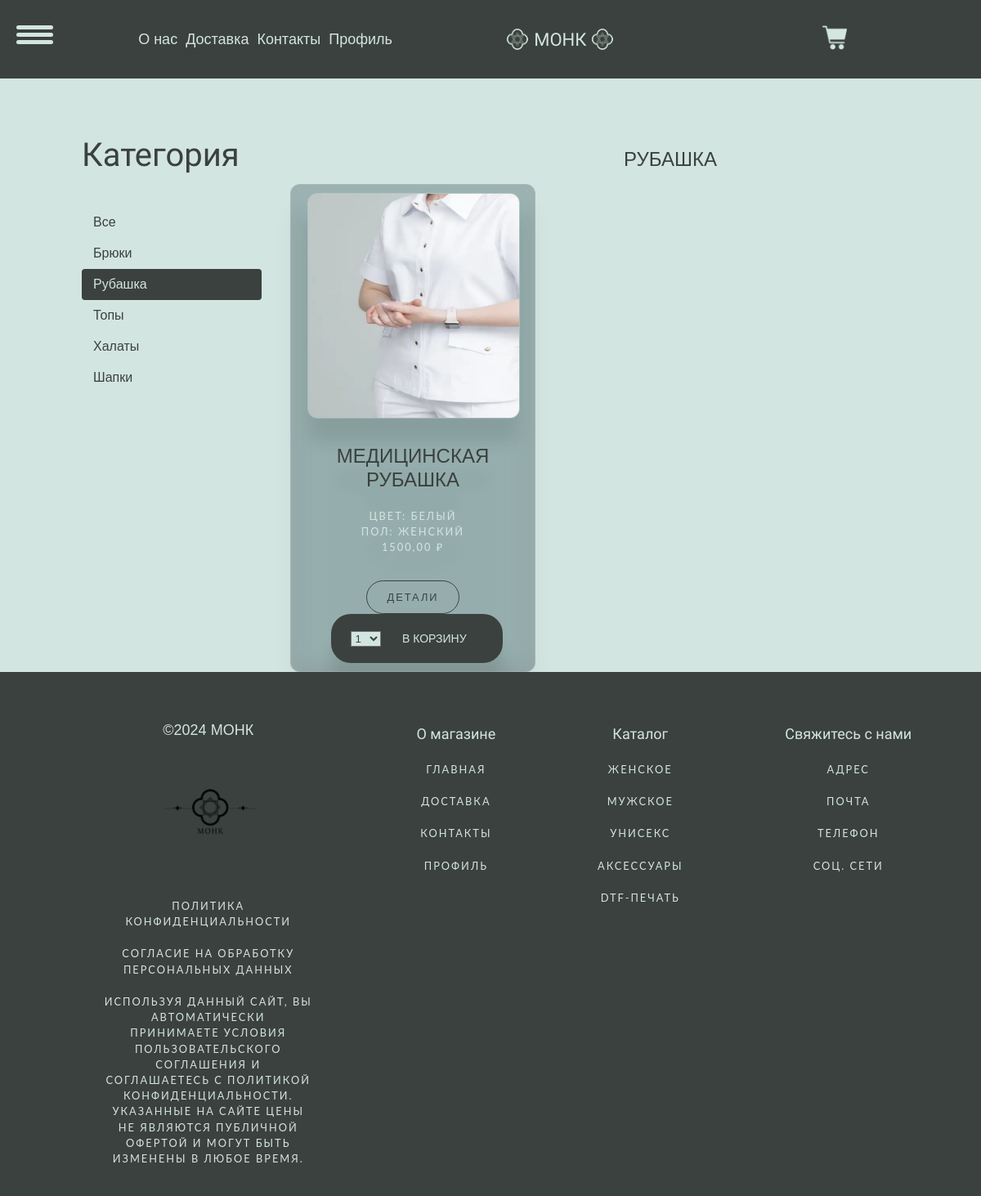
Page /rubashka/ on the earlier database version.
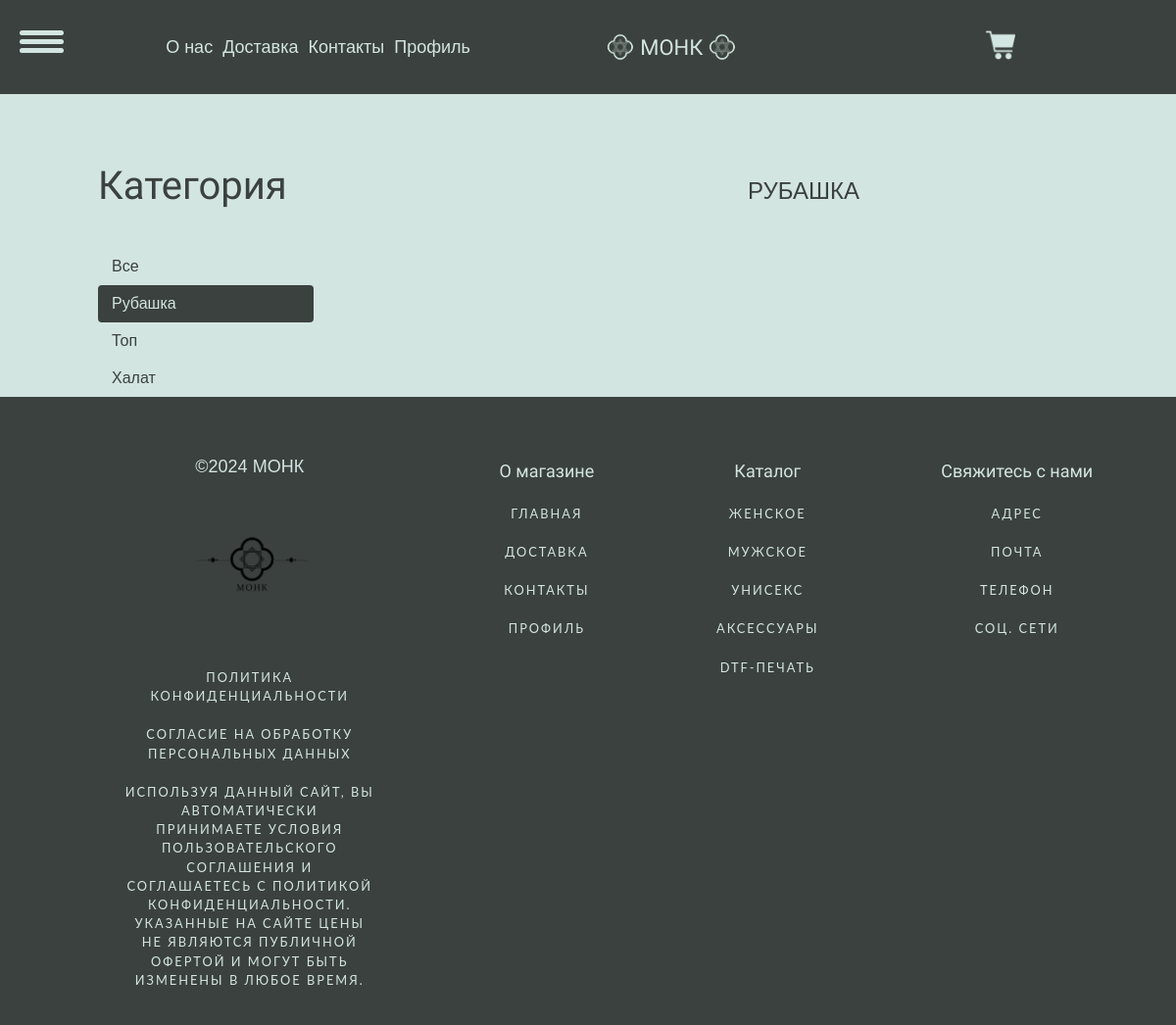
Same page on the later database version.
### myshop/models.py (models this page shows, shortened)
class Category(models.Model):
    name = models.CharField(max_length=100, db_index=True)
    slug = models.SlugField(max_length=100, unique=True)
    class Meta:
        ordering = ('name',)
        verbose_name = 'Категория'
        verbose_name_plural = 'Категории'
    def get_absolute_url(self):
        return reverse('myshop:product_list_by_category', args=[self.slug])

class Product(models.Model):
    category = models.ForeignKey(Category,
                                 related_name='products',
                                 on_delete=models.CASCADE)
    name = models.CharField(max_length=150, db_index=True)
    slug = models.CharField(
           max_length = 10,
           blank=True,
           editable=False,
           unique=True,
           default=create_new_ref_number
      )
    color = models.ForeignKey(Color,
                              related_name='products',
                              on_delete=models.CASCADE)
    gender = models.ForeignKey(Gender,
                               related_name='products',
                               on_delete=models.CASCADE
                               )
    image = models.ImageField(upload_to=f'media/products/%Y/%m/%d', blank=True)
    description = models.TextField(max_length=1000, blank=True)
    price = models.DecimalField(max_digits=10, decimal_places=2)
    available = models.BooleanField(default=True)
    created = models.DateTimeField(auto_now_add=True)
    uploaded = models.DateTimeField(auto_now=True)
    class Meta:
        ordering = ('name',)
        verbose_name = 'Товар'
        verbose_name_plural = 'Товары'
        index_together = (('id', 'slug'),)
    def get_absolute_url(self):
        return reverse('myshop:product_detail', args=[self.id, self.slug])

class Color(models.Model):
    name = models.CharField(max_length=100, db_index=True)
    image = models.ImageField(upload_to=f'media/color', blank=True)
    slug = models.SlugField(max_length=100, unique=True)
    class Meta:
        ordering = ('name',)
        verbose_name = 'Цвет'
        verbose_name_plural = 'Цвета'
    def __str__(self):
        return self.name

class Gender(models.Model):
    name = models.CharField(max_length=100, db_index=True)
    slug = models.SlugField(max_length=100, unique=True)
    class Meta:
        ordering = ('name',)
        verbose_name = 'Пол'
        verbose_name_plural = 'Пол'
    def __str__(self):
        return self.name

### myshop/views.py (the view)
# urls.py: path('', views.product_list, name='product_list'),
def product_list(request, category_slug=None):
    cart_product_form = CartAddProductForm()
    category = None
    categories = Category.objects.all()
    products = Product.objects.filter(available=True)
    if category_slug:
        category = get_object_or_404(Category, slug=category_slug)
        products = products.filter(category=category)
    return render(request, 'shop/product/list.html',
                  {
                      'category': category,
                      'categories': categories,
                      'products': products,
                      'cart_product_form': cart_product_form
                  })

### cart/forms.py
class CartAddProductForm(forms.Form):
    quantity = forms.TypedChoiceField(
        choices=PRODUCT_QUANTITY_CHOICES,
        coerce=int,
        label=""
    )
    update = forms.BooleanField(
        required=False,
        initial=False,
        widget=forms.HiddenInput
    )

### cart/cart.py (called while the page is built)
    def __len__(self):
        return sum(item['quantity'] for item in self.cart.values())

### cart/context_processors.py (called while the page is built)
def cart(request):
    return {'cart': Cart(request)}

### myshop/templates/shop/product/list.html (shortened to what this page needs)
{% extends "shop/base2.html" %}
{% load static %}
{% block links %}
<link href="{% static 'css/card_style.css' %}" rel="stylesheet">
{% endblock %}
{% block content %}
<div id="sidebar">
    <h3>Категория</h3>
    <ul>
        <li {% if not category %}class="selected"{% endif %}>
        <a href="{% url 'shop:product_list' %}">Все</a>
        </li>
        {% for c in categories %}
        <li {% if category.slug == c.slug %}class="selected" {% endif %}>
        <a href="{{ c.get_absolute_url }}">{{ c.name }}</a>
        </li>
    {% endfor %}
    </ul>
</div>
<div id="main" class="product-list">
<h1>{% if category %}{{ category.name }}{% else %}Товары{% endif %}</h1>
    <section class="cards">
        <div class="container container_cards">
            {% for product in products %}
            <div class="container_list item">
                <div class="wrapper_list ">
                   <div class="banner-image">
                       <img src="{% if product.image %}{{ product.image.url }}{%else %}{% static 'img/no_image.png' %}{% endif %}">
                   </div>
                   <h1> {{ product.name }}<br>  </h1>
                   <p> Цвет: {{ product.color }} <br/>
                       Пол: {{ product.gender }} <br/>
                     {{ product.price }} ₽</p>
                </div>
                <div class="button-wrapper">
                    <button class="btn outline"><a href="{{ product.get_absolute_url }}">ДЕТАЛИ</a></button>
                    <button class="btn fill cart_form_btn">
                        <form action="{% url 'cart:cart_add' product.id %}" method="post">
                            {{ cart_product_form }}
                            <input type="submit" value="В КОРЗИНУ">
                        </form>
                    </button>
                </div>
            </div>
            {% endfor %}
            </div>
    </section>
</div>
{% endblock %}

### myshop/templates/shop/base2.html (shortened to what this page needs)
{% load static %}
<!DOCTYPE html>
<html lang="ru">
    <head>
        <link href="{% static 'css/base.css' %}" rel="stylesheet">
        <link href="{% static 'css/base_footer.css' %}" rel="stylesheet">
        {% block links %} {% endblock %}
    </head>
    <body>
        <div id="header">
            <div class="navigation">
                <div id="menu">
                  <div id="menu-bar" onclick="menuOnClick()">
                    <div id="bar1" class="bar"></div>
                    <div id="bar2" class="bar"></div>
                    <div id="bar3" class="bar"></div>
                  </div>
                </div>
                <div class="elem">
                    <a href="#" class="text_header">О нас</a>
                </div>
                <div class="elem">
                    <a href="#" class="text_header">Доставка</a>
                </div>
                <div class="elem">
                    <a href="#" class="text_header">Контакты</a>
                </div>
                <div class="elem">
                    <a href="#" class="text_header">Профиль</a>
                </div>
            </div>
            <a href="/Модная_Одежда_Наилучшего_Качества" class="logo">
                <img width="40px" src="{% static 'img/logos/Монк центр лого светл.png' %}">
                МОНК
                <img width="40px" src="{% static 'img/logos/Монк центр лого светл.png' %}">
            </a>
            <div id="subheader">
            {% with total_items=cart|length %}
            {% if cart|length > 0 %}
                   <a href="{% url 'cart:cart_detail' %}" class="cart_mini">
                        <img width="30px" src=" {% static 'img/logos/telezhka_13biymd7nuu6_32.png' %}" alt="">
                        {{ total_items }} шт, {{ cart.get_total_price }}₽
                   </a>
            {% else %}
                <div class="cart_mini">
                   <a href="{% url 'cart:cart_detail' %}">
                        <img width="30px" src=" {% static 'img/logos/telezhka_13biymd7nuu6_32.png' %}" alt="">
                   </a>
                </div>
            {% endif %}
            {% endwith %}
            </div>
        </div>
        <div id="content" class="content">
        {% block content %}{% endblock %}
        </div>
        <footer>
            <div class="fot">
                <div class="col_fot">
                    <ul>
                        <li>
                            <div class="copyright">©2024 МОНК</div>
                        </li>
                        <li>
                            <div class="logo-wrapper">
                                <a href="/">
                                    <img width="150px" src=" {% static 'img/logos/logo_monk_new.png' %}" alt="МОНК">
                                </a>
                            </div>
                        </li>
                        <li>
                            <a href="/Политика_конфиденциальности"><p>Политика конфиденциальности</p></a>
                        </li>
                        <li>
                            <a href="/Согласие_на_обработку_данных"><p>Согласие на обработку персональных данных</p></a>
                        </li>
                        <li>
                            <div class="footer_site-info">
                                <p>Используя данный сайт, вы автоматически принимаете&nbsp;условия пользовательского соглашения&nbsp;и соглашаетесь с политикой конфиденциальности.<br>
                                    Указанные на сайте цены не являются публичной офертой и могут быть изменены в любое время.</p>
                            </div>
                        </li>
                    </ul>
                </div>
                <div class="col_fot">
                    <ul>
                        <li><h4>О магазине</h4></li>
                        <li><a href="/Модная_Одежда_Наилучшего_Качества"><p>Главная</p></a></li>
                        <li><a href="#"><p>Доставка</p></a></li>
                        <li><a href="#"><p>Контакты</p></a></li>
                        <li><a href="#"><p>Профиль</p></a></li>
                    </ul>
                </div>
                <div class="col_fot">
                    <ul>
                        <li><h4>Каталог</h4></li>
                        <li><a href="/"><p>Женское</p></a></li>
                        <li><a href="#"><p>Мужское</p></a></li>
                        <li><a href="#"><p>Унисекс</p></a></li>
                        <li><a href="#"><p>Аксессуары</p></a></li>
                        <li><a href="#"><p>DTF-печать</p></a></li>
                    </ul>
                </div>
                <div class="col_fot">
                    <ul>
                        <li><h4>Свяжитесь с нами</h4></li>
                        <li><p>Адрес</p></li>
                        <li><p>Почта</p></li>
                        <li><p>Телефон</p></li>
                        <li><p>Соц. сети</p></li>
                    </ul>
                </div>
            </div>
        </footer>
    </body>
</html>

### myshop/static/css/base.css (style rules this page uses)
body { margin:0; padding:0; font-family:helvetica, sans-serif; background-color: rgb(211, 229, 225); }
h1, h2, h3, h4, h5 , h6 { font-family: 'Ubuntu', sans-serif; font-weight:normal; font-size: clamp(10px, 5vw, 40px); }
a { text-decoration:none; color:#5993bb; }
#header { padding:10px 100px; font-size:18px; overflow:auto; background-color: rgb(59, 65, 62); display: flex; flex-direction: row; flex-wrap: wrap; justify-content: space-around; align-items: center; }
.navigation { display:flex; flex-direction: row; flex-wrap: wrap; align-items: baseline; }
.elem { margin: 5px; }
#subheader { color:#444; overflow:auto; }
.text_header { color:rgb(211, 229, 225); }
#header .logo { font-family: 'Ubuntu', sans-serif; float:left; color:rgb(211, 229, 225); font-size:22px; margin-right:10%; display: flex; flex-direction: row; flex-wrap: wrap; align-content: center; justify-content: center; align-items: center; }
.cart_mini { display: flex; flex-direction: row; flex-wrap: wrap; align-content: center; justify-content: center; align-items: center; }
#subheader a { color:rgb(211, 229, 225); margin: 20px 0 20px 20px; }
#subheader a img { margin-top:1px; }
#content { padding:0 100px; overflow:hidden; }
#sidebar { width:220px; padding:30px 20px 0 0; float:left; }
#sidebar h3 { color: rgb(59, 65, 62); }
.product-list h1 { color: rgb(59, 65, 62); text-align: center; }
#sidebar ul { margin:0; padding:0; }
#sidebar ul li { margin:0; list-style:none; padding:10px 14px; }
#sidebar ul li a { display:block; color: rgb(59, 65, 62); }
#sidebar ul li.selected { background:#3b413e; border-radius:4px; }
#sidebar ul li.selected a { color:rgb(211, 229, 225); }
#main { float:left; width: 96%; margin-right:-220px; overflow:hidden; }
#menu { z-index: 2; }
#menu-bar { width: 45px; height: 40px; margin: 35px 0 20px 20px; cursor: pointer; }
.bar { height: 5px; width: 100%; background-color: rgb(211, 229, 225); display: block; border-radius: 5px; transition: 0.3s ease; }
#bar1 { transform: translateY(-4px); }
#bar3 { transform: translateY(4px); }
.menu-bg, #menu { top: 0; left: 0; position: absolute; }
.content { display: flex; flex-wrap: wrap; align-items: baseline; }

### myshop/static/css/base_footer.css (style rules this page uses)
footer { width: 100%; height: auto; background: rgb(59, 65, 62); margin: 0 auto; text-align: center; padding-top: 25px; }
footer .fot { display: flex; flex-direction: row; justify-content: space-evenly; }
footer .fot .col_fot { display: flex; flex-direction: column; max-width: 25%; }
footer .fot .col_fot a { color: rgb(211, 229, 225); }
.footer_site-info p, .copyright { color: rgb(211, 229, 225); }
.col_fot ul li p, .col_fot ul li a { color: rgb(211, 229, 225); }
.col_fot ul { text-align: center; }
.col_fot ul li { list-style-type: none; margin: 20px 0; font-size: large; }
h4 { color: rgb(211, 229, 225); font-size: large; }

### myshop/static/css/card_style.css (style rules this page uses)
h1 { font-family: 'Righteous', sans-serif; color: rgb(211, 229, 225); text-transform: uppercase; font-size: 1.5rem; }
p { color: rgb(211, 229, 225); font-family: 'Lato', sans-serif; text-align: center; font-size: 0.8rem; line-height: 150%; letter-spacing: 2px; text-transform: uppercase; }

Differences in the rows shown:
removed Category: name "Брюки"
removed Category: name "Топы"
removed Category: name "Халаты"
removed Category: name "Шапки"
no longer on this page (row edited): Product: image (picture), name "МЕДИЦИНСКАЯ РУБАШКА", color "БЕЛЫЙ", gender "ЖЕНСКИЙ", price "1500,00"
added Category: name "Топ"
added Category: name "Халат"
